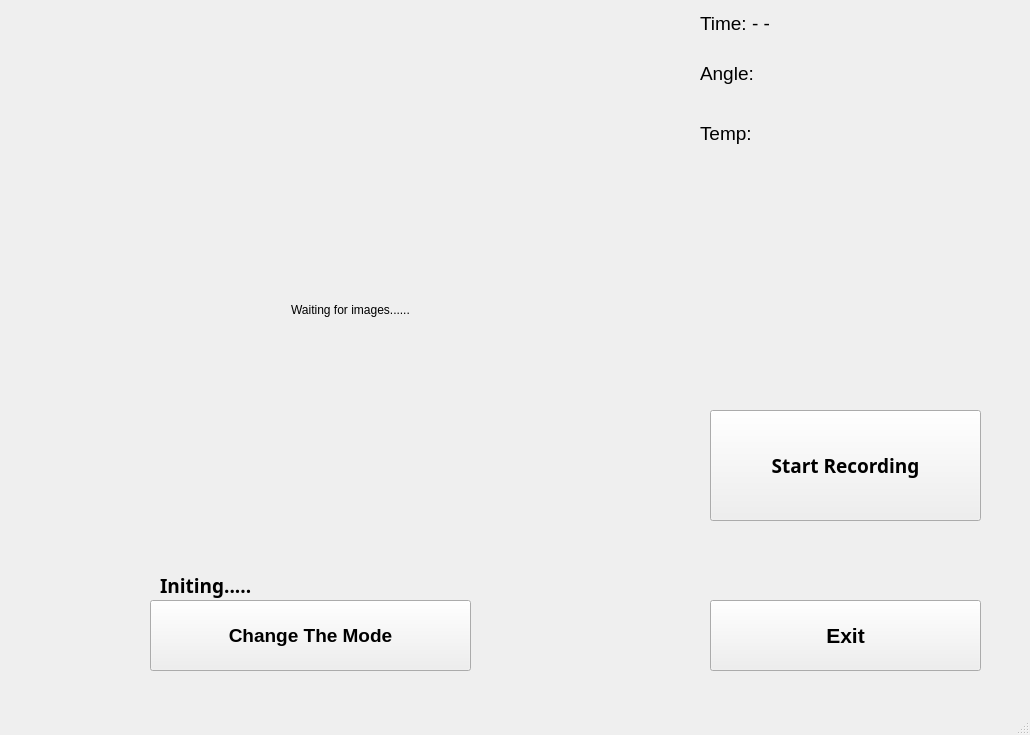
<?xml version="1.0" encoding="UTF-8"?>
<ui version="4.0">
 <class>MainWindow</class>
 <widget class="QMainWindow" name="MainWindow">
  <property name="geometry">
   <rect>
    <x>0</x>
    <y>0</y>
    <width>1030</width>
    <height>735</height>
   </rect>
  </property>
  <property name="windowTitle">
   <string>MainWindow</string>
  </property>
  <widget class="QWidget" name="centralwidget">
   <widget class="QLabel" name="label_time">
    <property name="geometry">
     <rect>
      <x>700</x>
      <y>10</y>
      <width>271</width>
      <height>26</height>
     </rect>
    </property>
    <property name="font">
     <font>
      <family>System-ui</family>
      <pointsize>14</pointsize>
     </font>
    </property>
    <property name="text">
     <string>Time: - -</string>
    </property>
   </widget>
   <widget class="QLabel" name="label_video">
    <property name="geometry">
     <rect>
      <x>10</x>
      <y>70</y>
      <width>681</width>
      <height>480</height>
     </rect>
    </property>
    <property name="minimumSize">
     <size>
      <width>640</width>
      <height>480</height>
     </size>
    </property>
    <property name="font">
     <font>
      <family>System-ui</family>
     </font>
    </property>
    <property name="text">
     <string>Waiting for images......</string>
    </property>
    <property name="scaledContents">
     <bool>true</bool>
    </property>
    <property name="alignment">
     <set>Qt::AlignmentFlag::AlignCenter</set>
    </property>
   </widget>
   <widget class="QLabel" name="label_status">
    <property name="geometry">
     <rect>
      <x>160</x>
      <y>570</y>
      <width>391</width>
      <height>31</height>
     </rect>
    </property>
    <property name="font">
     <font>
      <family>Ubuntu Sans</family>
      <pointsize>14</pointsize>
      <bold>true</bold>
     </font>
    </property>
    <property name="layoutDirection">
     <enum>Qt::LayoutDirection::LeftToRight</enum>
    </property>
    <property name="lineWidth">
     <number>2</number>
    </property>
    <property name="text">
     <string>Initing.....</string>
    </property>
   </widget>
   <widget class="QPushButton" name="ChangeMode">
    <property name="geometry">
     <rect>
      <x>150</x>
      <y>600</y>
      <width>321</width>
      <height>71</height>
     </rect>
    </property>
    <property name="font">
     <font>
      <family>System-ui</family>
      <pointsize>14</pointsize>
      <bold>true</bold>
     </font>
    </property>
    <property name="text">
     <string>Change The Mode</string>
    </property>
   </widget>
   <widget class="QPushButton" name="btn_record">
    <property name="geometry">
     <rect>
      <x>710</x>
      <y>410</y>
      <width>271</width>
      <height>111</height>
     </rect>
    </property>
    <property name="font">
     <font>
      <family>Ubuntu Sans</family>
      <pointsize>14</pointsize>
      <bold>true</bold>
     </font>
    </property>
    <property name="text">
     <string>Start Recording</string>
    </property>
   </widget>
   <widget class="QPushButton" name="Exit">
    <property name="geometry">
     <rect>
      <x>710</x>
      <y>600</y>
      <width>271</width>
      <height>71</height>
     </rect>
    </property>
    <property name="font">
     <font>
      <family>System-ui</family>
      <pointsize>16</pointsize>
      <italic>false</italic>
      <bold>true</bold>
     </font>
    </property>
    <property name="text">
     <string>Exit</string>
    </property>
    <property name="autoDefault">
     <bool>false</bool>
    </property>
   </widget>
   <widget class="QLabel" name="label_fati">
    <property name="geometry">
     <rect>
      <x>10</x>
      <y>20</y>
      <width>640</width>
      <height>50</height>
     </rect>
    </property>
    <property name="font">
     <font>
      <family>Ubuntu Sans</family>
      <pointsize>17</pointsize>
      <bold>true</bold>
     </font>
    </property>
    <property name="frameShadow">
     <enum>QFrame::Shadow::Raised</enum>
    </property>
    <property name="text">
     <string/>
    </property>
    <property name="alignment">
     <set>Qt::AlignmentFlag::AlignCenter</set>
    </property>
   </widget>
   <widget class="QLabel" name="label_angle">
    <property name="geometry">
     <rect>
      <x>700</x>
      <y>60</y>
      <width>301</width>
      <height>26</height>
     </rect>
    </property>
    <property name="font">
     <font>
      <family>System-ui</family>
      <pointsize>14</pointsize>
     </font>
    </property>
    <property name="text">
     <string>Angle:</string>
    </property>
   </widget>
   <widget class="QLabel" name="label_temp">
    <property name="geometry">
     <rect>
      <x>700</x>
      <y>120</y>
      <width>271</width>
      <height>26</height>
     </rect>
    </property>
    <property name="font">
     <font>
      <family>System-ui</family>
      <pointsize>14</pointsize>
     </font>
    </property>
    <property name="text">
     <string>Temp: </string>
    </property>
   </widget>
   <widget class="QLabel" name="label">
    <property name="geometry">
     <rect>
      <x>740</x>
      <y>180</y>
      <width>200</width>
      <height>200</height>
     </rect>
    </property>
    <property name="text">
     <string/>
    </property>
   </widget>
   <zorder>label</zorder>
   <zorder>label_time</zorder>
   <zorder>label_video</zorder>
   <zorder>label_status</zorder>
   <zorder>ChangeMode</zorder>
   <zorder>btn_record</zorder>
   <zorder>Exit</zorder>
   <zorder>label_fati</zorder>
   <zorder>label_angle</zorder>
   <zorder>label_temp</zorder>
  </widget>
  <widget class="QMenuBar" name="menubar">
   <property name="geometry">
    <rect>
     <x>0</x>
     <y>0</y>
     <width>1030</width>
     <height>23</height>
    </rect>
   </property>
  </widget>
  <widget class="QStatusBar" name="statusbar"/>
 </widget>
 <resources/>
 <connections/>
</ui>
